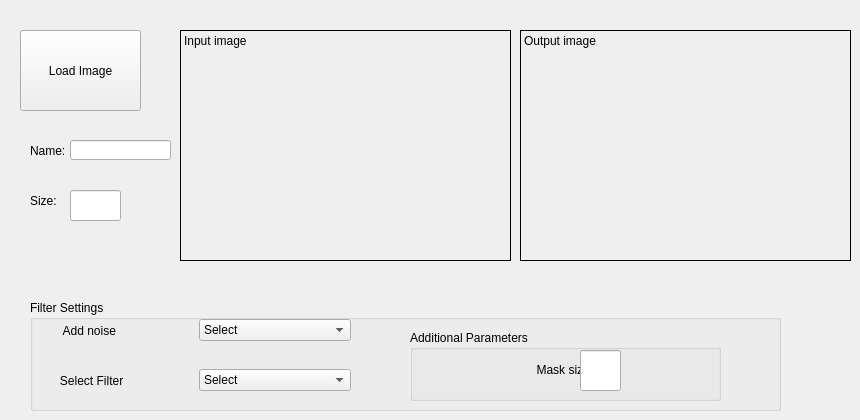
    <widget class="QWidget" name="tab_filters">
     <attribute name="title">
      <string>Filters</string>
     </attribute>
     <widget class="QLabel" name="label_filters_input">
      <property name="geometry">
       <rect>
        <x>180</x>
        <y>30</y>
        <width>331</width>
        <height>231</height>
       </rect>
      </property>
      <property name="autoFillBackground">
       <bool>true</bool>
      </property>
      <property name="frameShape">
       <enum>QFrame::Box</enum>
      </property>
      <property name="text">
       <string>Input image</string>
      </property>
      <property name="scaledContents">
       <bool>true</bool>
      </property>
      <property name="alignment">
       <set>Qt::AlignLeading|Qt::AlignLeft|Qt::AlignTop</set>
      </property>
     </widget>
     <widget class="QLabel" name="label_filters_output">
      <property name="geometry">
       <rect>
        <x>520</x>
        <y>30</y>
        <width>331</width>
        <height>231</height>
       </rect>
      </property>
      <property name="autoFillBackground">
       <bool>true</bool>
      </property>
      <property name="frameShape">
       <enum>QFrame::Box</enum>
      </property>
      <property name="text">
       <string>Output image</string>
      </property>
      <property name="textFormat">
       <enum>Qt::PlainText</enum>
      </property>
      <property name="scaledContents">
       <bool>true</bool>
      </property>
      <property name="alignment">
       <set>Qt::AlignLeading|Qt::AlignLeft|Qt::AlignTop</set>
      </property>
     </widget>
     <widget class="QPushButton" name="pushButton_filters_load">
      <property name="geometry">
       <rect>
        <x>20</x>
        <y>30</y>
        <width>121</width>
        <height>81</height>
       </rect>
      </property>
      <property name="text">
       <string>Load Image</string>
      </property>
     </widget>
     <widget class="QLabel" name="label">
      <property name="geometry">
       <rect>
        <x>30</x>
        <y>140</y>
        <width>41</width>
        <height>21</height>
       </rect>
      </property>
      <property name="text">
       <string>Name:</string>
      </property>
     </widget>
     <widget class="QLabel" name="label_2">
      <property name="geometry">
       <rect>
        <x>30</x>
        <y>190</y>
        <width>31</width>
        <height>21</height>
       </rect>
      </property>
      <property name="text">
       <string>Size:</string>
      </property>
     </widget>
     <widget class="QGroupBox" name="groupBox">
      <property name="geometry">
       <rect>
        <x>30</x>
        <y>300</y>
        <width>751</width>
        <height>111</height>
       </rect>
      </property>
      <property name="title">
       <string>Filter Settings</string>
      </property>
      <widget class="QWidget" name="horizontalLayoutWidget">
       <property name="geometry">
        <rect>
         <x>10</x>
         <y>10</y>
         <width>311</width>
         <height>41</height>
        </rect>
       </property>
       <layout class="QHBoxLayout" name="horizontalLayout">
        <item>
         <widget class="QLabel" name="label_3">
          <property name="text">
           <string>       Add noise</string>
          </property>
         </widget>
        </item>
        <item>
         <widget class="QComboBox" name="comboBox">
          <property name="currentText">
           <string>Select</string>
          </property>
          <item>
           <property name="text">
            <string>Select</string>
           </property>
          </item>
          <item>
           <property name="text">
            <string>Gaussian</string>
           </property>
          </item>
          <item>
           <property name="text">
            <string>Uniform</string>
           </property>
          </item>
          <item>
           <property name="text">
            <string>Salt-papper</string>
           </property>
          </item>
         </widget>
        </item>
       </layout>
      </widget>
      <widget class="QGroupBox" name="groupBox_2">
       <property name="geometry">
        <rect>
         <x>380</x>
         <y>30</y>
         <width>311</width>
         <height>71</height>
        </rect>
       </property>
       <property name="title">
        <string>Additional Parameters</string>
       </property>
       <widget class="QLabel" name="label_5">
        <property name="geometry">
         <rect>
          <x>40</x>
          <y>20</y>
          <width>152</width>
          <height>39</height>
         </rect>
        </property>
        <property name="text">
         <string>                          Mask size</string>
        </property>
       </widget>
       <widget class="QLineEdit" name="lineEdit_3">
        <property name="geometry">
         <rect>
          <x>170</x>
          <y>20</y>
          <width>41</width>
          <height>41</height>
         </rect>
        </property>
       </widget>
      </widget>
      <widget class="QWidget" name="horizontalLayoutWidget_2">
       <property name="geometry">
        <rect>
         <x>10</x>
         <y>60</y>
         <width>311</width>
         <height>41</height>
        </rect>
       </property>
       <layout class="QHBoxLayout" name="horizontalLayout_2">
        <item>
         <widget class="QLabel" name="label_4">
          <property name="text">
           <string>      Select Filter</string>
          </property>
         </widget>
        </item>
        <item>
         <widget class="QComboBox" name="comboBox_2">
          <property name="currentText">
           <string>Select</string>
          </property>
          <item>
           <property name="text">
            <string>Select</string>
           </property>
          </item>
          <item>
           <property name="text">
            <string>Gaussian</string>
           </property>
          </item>
          <item>
           <property name="text">
            <string>Mean</string>
           </property>
          </item>
          <item>
           <property name="text">
            <string>Median</string>
           </property>
          </item>
          <item>
           <property name="text">
            <string>Sobel</string>
           </property>
          </item>
          <item>
           <property name="text">
            <string>Roberts</string>
           </property>
          </item>
          <item>
           <property name="text">
            <string>Prewitt</string>
           </property>
          </item>
          <item>
           <property name="text">
            <string>Canny</string>
           </property>
          </item>
         </widget>
        </item>
       </layout>
      </widget>
     </widget>
     <widget class="QLineEdit" name="lineEdit">
      <property name="geometry">
       <rect>
        <x>70</x>
        <y>140</y>
        <width>101</width>
        <height>20</height>
       </rect>
      </property>
     </widget>
     <widget class="QLineEdit" name="lineEdit_2">
      <property name="geometry">
       <rect>
        <x>70</x>
        <y>190</y>
        <width>51</width>
        <height>31</height>
       </rect>
      </property>
     </widget>
    </widget>
